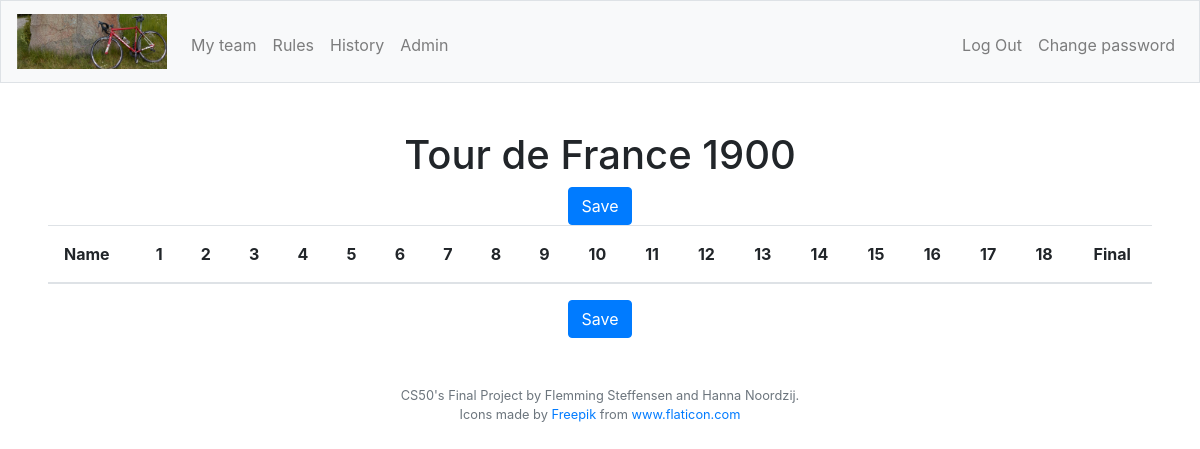
Before: /points?activecomp=22 (signed in) with the older database file.
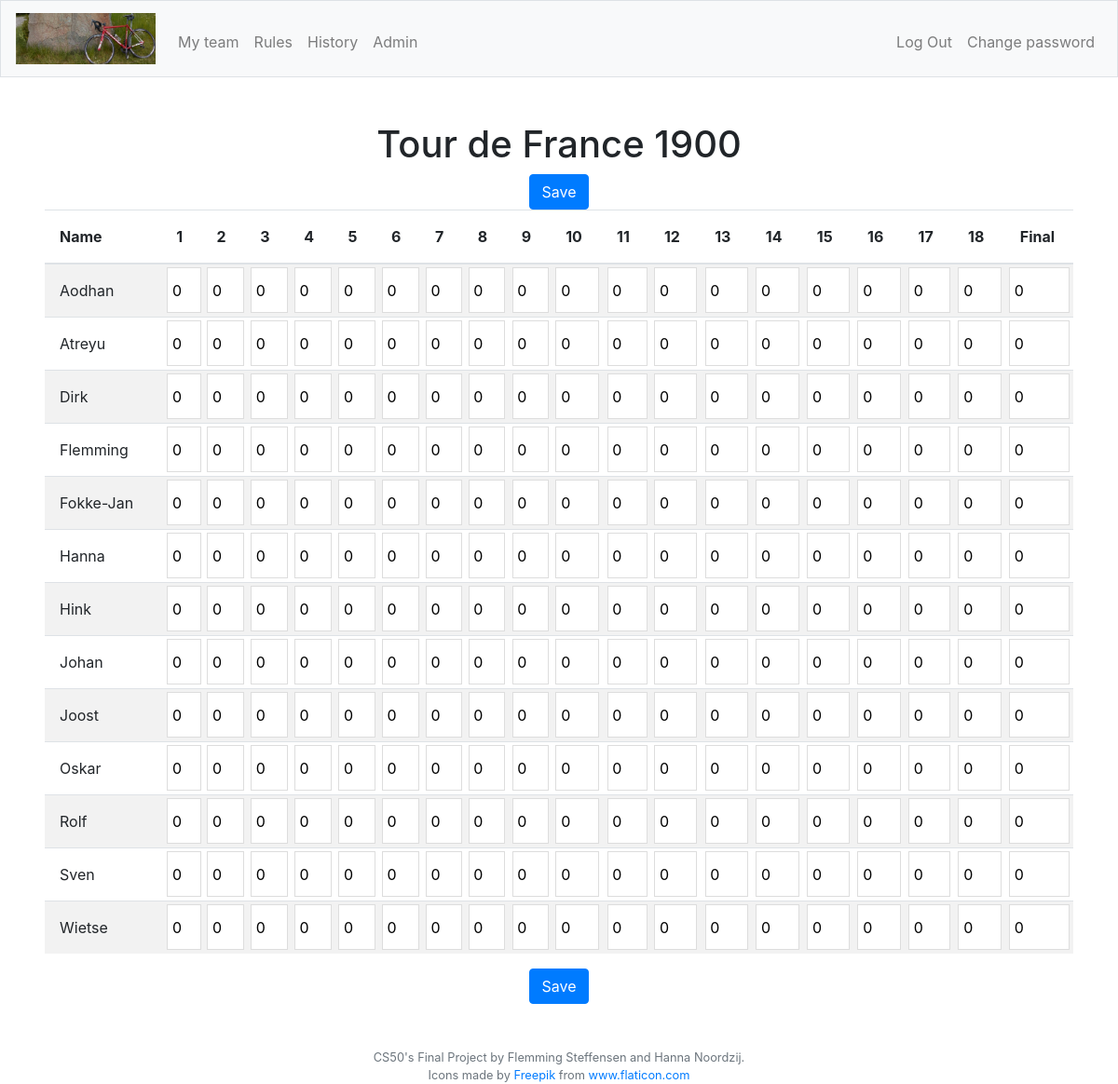
After: the same page with the newer database file.
### tables this page shows
CREATE TABLE "competitions" (
	"id"	INTEGER NOT NULL UNIQUE,
	"racetype_id"	INTEGER NOT NULL,
	"year"	TEXT NOT NULL,
	"startdate"	TEXT NOT NULL,
	"reg_active"	INTEGER NOT NULL,
	"reg_stop"	TEXT NOT NULL,
	"racedays"	INTEGER NOT NULL,
	"total_price"	INTEGER NOT NULL DEFAULT 0,
	"min_outsider"	INTEGER NOT NULL DEFAULT 0,
	PRIMARY KEY("id" AUTOINCREMENT),
	FOREIGN KEY("racetype_id") REFERENCES "racetypes"("id")
);

CREATE TABLE "riders" (
	"id"	INTEGER NOT NULL UNIQUE,
	"comp_id"	INTEGER NOT NULL,
	"rider"	TEXT NOT NULL,
	"nationality"	TEXT NOT NULL,
	"rides_for"	TEXT NOT NULL,
	"price"	INTEGER NOT NULL DEFAULT 0,
	"DNF"	INTEGER NOT NULL DEFAULT 0,
	"outsider"	INTEGER NOT NULL DEFAULT 1,
	PRIMARY KEY("id" AUTOINCREMENT),
	FOREIGN KEY("comp_id") REFERENCES "competitions"("id")
);

### app.py (the view)
@app.route("/points")
@login_required
def points():
    role = getRole()
    compid = request.args.get('activecomp', None)
    comps = db.execute("SELECT id, racetype_id, year FROM competitions WHERE id = :compid", compid=compid)
    riderpoints = db.execute("SELECT ri.id, ri.rider, po.day1, po.day2, po.day3, po.day4, po.day5, po.day6, po.day7, po.day8, po.day9, po.day10, po.day11, po.day12, po.day13, po.day14, po.day15, po.day16, po.day17, po.day18, po.day19, po.day20, po.day21, po.day22, po.day23, po.day24, po.day25, po.day26, po.day27, po.day28, po.day29, po.day30, po.final FROM riders ri LEFT JOIN points po ON po.rider_id = ri.id WHERE ri.comp_id = :compid ORDER BY ri.rider ASC", compid=compid)
    daysInComp = db.execute("SELECT racedays FROM competitions WHERE id = :compid", compid=compid)
    return render_template("points.html", role=role, riderpoints=riderpoints, daysInComp=daysInComp, compid=compid, comps=comps)

### app.py (called while the page is built)
@app.after_request
def after_request(response):
    response.headers["Cache-Control"] = "no-cache, no-store, must-revalidate"
    response.headers["Expires"] = 0
    response.headers["Pragma"] = "no-cache"
    return response

### helpers.py (called while the page is built)
def login_required(f):
    @wraps(f)
    def decorated_function(*args, **kwargs):
        if session.get("user_id") is None:
            return redirect("/login")
        return f(*args, **kwargs)
    return decorated_function

def getRole():
    role = db.execute("SELECT role FROM users WHERE id = :userid", userid=session["user_id"])
    role2 = role[0]["role"]
    return role2

### templates/points.html (shortened to what this page needs)
{% extends "layout.html" %}
{% block adminNav %}
    {% if role == 2 %}
        <li class="nav-item"><a class="nav-link" href="/admin">Admin</a></li>
    {% endif %}
{% endblock %}
{% block main %}
    {% if daysInComp %}
        {% for comp in comps %}
            <div>
                {% if comp.racetype_id == 1 %}
                    <h1 class="">Tour de France {{comp.year}}</h1>
                {% elif comp.racetype_id == 2 %}
                    <h1 class="">Giro d'Italia {{comp.year}}</h1>
                {% elif comp.racetype_id == 3 %}
                    <h1 class="">Vuelta a España {{comp.year}}</h1>
                {% else %}
                    <h1 class="">Unknown competition</h1>
                {% endif %}
            </div>
        {% endfor %}
        <form id="updatePoints" action="/updatePoints" method="post">
            <button class="btn btn-primary" type="submit">Save</button>
            <table class="table table-striped table-sm ptable">
                <thead>
                    <tr>
                        <th class="pname">Name</th>
                        {% for number in range(daysInComp[0]["racedays"]) %}
                        <th>{{number + 1}}</th>
                        {% endfor %}
                        <th class="">Final</th>
                    </tr>
                </thead>
                <tbody>
                    {% for rider in riderpoints %}
                        <tr>
                            <td class="pname" style="white-space: nowrap;">{{rider.rider}}</td>
                            {% for number in range(daysInComp[0]["racedays"]) %}
                            {% set day = "day" ~ (number+1)%}
                                {% if rider[day] %}
                                    <td><input class="points" type="number" name="{{rider.id}} {{number+1}}" value="{{rider[day]}}"></td>
                                {% else %}
                                    <td><input class="points" type="number" name="{{rider.id}} {{number+1}}" value="0"></td>
                                {% endif %}
                            {% endfor %}
                            {% if rider["final"] %}
                                <td><input class="points" type="number" name="{{rider.id}}final" value="{{rider.final}}"></td>
                            {% else %}
                                <td><input class="points" type="number" name="{{rider.id}}final" value="0"></td>
                            {% endif %}
                        </tr>
                    {% endfor %}
                </tbody>
            </table>
            <button class="btn btn-primary" type="submit">Save</button>
        </form>
    {% endif %}
{% endblock %}

### templates/layout.html (shortened to what this page needs)
<!DOCTYPE html>
<html lang="en">
    <head>
        <link href="https://maxcdn.bootstrapcdn.com/bootstrap/4.1.3/css/bootstrap.min.css" rel="stylesheet">
        <link href="/static/styles.css" rel="stylesheet">
        <link rel="stylesheet" href="https://cdnjs.cloudflare.com/ajax/libs/Chart.js/2.9.3/Chart.css" />
        <link rel="stylesheet" href="https://cdnjs.cloudflare.com/ajax/libs/Chart.js/2.9.3/Chart.min.css" />
    </head>
    <body>
        <nav class="navbar navbar-expand-md navbar-light bg-light border">
            <a class="navbar-brand" href="/">
                <img src="/static/bicycle.jpeg" width="150px" alt="Bicycle">
            </a>
            <div class="collapse navbar-collapse" id="navbar">
                {% if session.user_id %}
                    <ul class="navbar-nav mr-auto mt-2">
                        <li class="nav-item"><a class="nav-link" href="/myteam">My team</a></li>
                        <li class="nav-item"><a class="nav-link" href="/rules">Rules</a></li>
                        <li class="nav-item"><a class="nav-link" href="/history">History</a></li>
                        {% block adminNav %}
                        {% endblock %}
                    </ul>
                    <ul class="navbar-nav ml-auto mt-2">
                        <li class="nav-item"><a class="nav-link" href="/logout">Log Out</a></li>
                        <li class="nav-item"><a class="nav-link" href="/chngpw">Change password</a></li>
                    </ul>
                {% else %}
                    <ul class="navbar-nav ml-auto mt-2">
                        <li class="nav-item"><a class="nav-link" href="/register">Register</a></li>
                        <li class="nav-item"><a class="nav-link" href="/login">Log In</a></li>
                    </ul>
                {% endif %}
            </div>
        </nav>
        <main class="container-fluid p-5">
            {% block main %}{% endblock %}
        </main>
        <footer class="small text-center text-muted">
            CS50's Final Project by Flemming Steffensen and Hanna Noordzij.
            <br>
            Icons made by <a href="https://www.flaticon.com/authors/freepik" title="Freepik">Freepik</a> from <a href="https://www.flaticon.com/" title="Flaticon"> www.flaticon.com</a>
        </footer>
    </body>
</html>

### static/styles.css (style rules this page uses)
nav .navbar-brand { font-size: xx-large; }
main { overflow-x: auto; text-align: center; }
td { position: relative; }
input[type="number"].points, textarea { position: absolute; top: 0; bottom: 0; left: 0; right: 0; resize: none; width: 85%; padding: 0.3rem; margin: 0.2rem 0.5rem; border: 1px solid #ddd; }
.pname { text-align: left; }
.ptable.table-sm td, .ptable.table-sm th { padding: 1.0rem; }
input[type="number"] { -moz-appearance: textfield; }

Changed rows visible on the page:
added riders: rider "Aodhan"
added riders: rider "Atreyu"
added riders: rider "Dirk"
added riders: rider "Flemming"
added riders: rider "Fokke-Jan"
added riders: rider "Hanna"
added riders: rider "Hink"
added riders: rider "Johan"
added riders: rider "Joost"
added riders: rider "Oskar"
added riders: rider "Rolf"
added riders: rider "Sven"
added riders: rider "Wietse"
